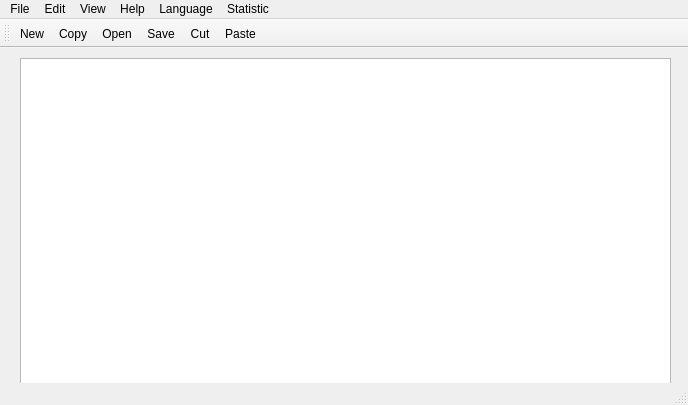
<?xml version="1.0" encoding="UTF-8"?>
<ui version="4.0">
 <class>Notepad</class>
 <widget class="QMainWindow" name="Notepad">
  <property name="geometry">
   <rect>
    <x>0</x>
    <y>0</y>
    <width>688</width>
    <height>405</height>
   </rect>
  </property>
  <property name="windowTitle">
   <string>Notepad</string>
  </property>
  <widget class="QWidget" name="centralWidget">
   <widget class="QTextEdit" name="textEdit">
    <property name="geometry">
     <rect>
      <x>20</x>
      <y>10</y>
      <width>651</width>
      <height>341</height>
     </rect>
    </property>
   </widget>
  </widget>
  <widget class="QMenuBar" name="menuBar">
   <property name="geometry">
    <rect>
     <x>0</x>
     <y>0</y>
     <width>688</width>
     <height>20</height>
    </rect>
   </property>
   <widget class="QMenu" name="menuFile">
    <property name="title">
     <string>File</string>
    </property>
    <addaction name="separator"/>
    <addaction name="actionNew"/>
    <addaction name="actionOpen"/>
    <addaction name="actionPrint"/>
    <addaction name="actionClose"/>
    <addaction name="actionSave"/>
    <addaction name="actionSave_as"/>
    <addaction name="actionSave_as_PDF"/>
    <addaction name="actionExit"/>
   </widget>
   <widget class="QMenu" name="menuEdit">
    <property name="title">
     <string>Edit</string>
    </property>
    <addaction name="separator"/>
    <addaction name="actionCut"/>
    <addaction name="actionPaste"/>
    <addaction name="actionUndo"/>
    <addaction name="actionRedo"/>
    <addaction name="actionCopy"/>
   </widget>
   <widget class="QMenu" name="menuView">
    <property name="title">
     <string>View</string>
    </property>
    <widget class="QMenu" name="menuViews">
     <property name="title">
      <string>Views</string>
     </property>
     <addaction name="actiontoolBar"/>
     <addaction name="actionDocument_Properties"/>
    </widget>
    <addaction name="actionSelect_Font"/>
    <addaction name="menuViews"/>
    <addaction name="actiontoUpperCase"/>
    <addaction name="actiontoLowerCase"/>
    <addaction name="actionword_count"/>
    <addaction name="actionFind"/>
    <addaction name="actionReverse_Text"/>
    <addaction name="actioncapitalize"/>
    <addaction name="actionUnique_Word_count"/>
    <addaction name="separator"/>
   </widget>
   <widget class="QMenu" name="menuHelp">
    <property name="title">
     <string>Help</string>
    </property>
    <addaction name="actionAbout"/>
    <addaction name="actionAbout_Qt"/>
   </widget>
   <widget class="QMenu" name="menuLanguage">
    <property name="title">
     <string>Language</string>
    </property>
   </widget>
   <widget class="QMenu" name="menuStatistic">
    <property name="title">
     <string>Statistic</string>
    </property>
    <addaction name="actionGenerate_Statistical_File"/>
   </widget>
   <addaction name="menuFile"/>
   <addaction name="menuEdit"/>
   <addaction name="menuView"/>
   <addaction name="menuHelp"/>
   <addaction name="menuLanguage"/>
   <addaction name="menuStatistic"/>
  </widget>
  <widget class="QToolBar" name="mainToolBar">
   <attribute name="toolBarArea">
    <enum>TopToolBarArea</enum>
   </attribute>
   <attribute name="toolBarBreak">
    <bool>false</bool>
   </attribute>
   <addaction name="actionNew"/>
   <addaction name="actionCopy"/>
   <addaction name="actionOpen"/>
   <addaction name="actionSave"/>
   <addaction name="actionCut"/>
   <addaction name="actionPaste"/>
  </widget>
  <widget class="QStatusBar" name="statusBar"/>
  <action name="actionNew">
   <property name="icon">
    <iconset resource="resource.qrc">
     <normaloff>:/rsc/images/new.png</normaloff>:/rsc/images/new.png</iconset>
   </property>
   <property name="text">
    <string>New</string>
   </property>
   <property name="toolTip">
    <string>New File</string>
   </property>
   <property name="shortcut">
    <string>Ctrl+N</string>
   </property>
  </action>
  <action name="actionOpen">
   <property name="icon">
    <iconset resource="resource.qrc">
     <normaloff>:/rsc/images/open.png</normaloff>:/rsc/images/open.png</iconset>
   </property>
   <property name="text">
    <string>Open</string>
   </property>
  </action>
  <action name="actionSave">
   <property name="icon">
    <iconset resource="resource.qrc">
     <normaloff>:/rsc/images/save.png</normaloff>:/rsc/images/save.png</iconset>
   </property>
   <property name="text">
    <string>Save</string>
   </property>
  </action>
  <action name="actionSave_as">
   <property name="text">
    <string>Save as</string>
   </property>
  </action>
  <action name="actionExit">
   <property name="text">
    <string>Exit</string>
   </property>
   <property name="iconText">
    <string>Exit</string>
   </property>
  </action>
  <action name="actionClose">
   <property name="text">
    <string>Close</string>
   </property>
  </action>
  <action name="actionCut">
   <property name="icon">
    <iconset resource="resource.qrc">
     <normaloff>:/rsc/images/cut.png</normaloff>:/rsc/images/cut.png</iconset>
   </property>
   <property name="text">
    <string>Cut</string>
   </property>
  </action>
  <action name="actionPaste">
   <property name="icon">
    <iconset resource="resource.qrc">
     <normaloff>:/rsc/images/paste.png</normaloff>:/rsc/images/paste.png</iconset>
   </property>
   <property name="text">
    <string>Paste</string>
   </property>
  </action>
  <action name="actionUndo">
   <property name="text">
    <string>Undo</string>
   </property>
  </action>
  <action name="actionRedo">
   <property name="text">
    <string>Redo</string>
   </property>
  </action>
  <action name="actionSelect_Font">
   <property name="text">
    <string>Select Font</string>
   </property>
  </action>
  <action name="actionAbout">
   <property name="text">
    <string>About</string>
   </property>
  </action>
  <action name="actionCopy">
   <property name="icon">
    <iconset resource="resource.qrc">
     <normaloff>:/rsc/images/copy.png</normaloff>:/rsc/images/copy.png</iconset>
   </property>
   <property name="text">
    <string>Copy</string>
   </property>
  </action>
  <action name="actionPrint">
   <property name="text">
    <string>Print</string>
   </property>
  </action>
  <action name="actiontoolBar">
   <property name="checkable">
    <bool>true</bool>
   </property>
   <property name="text">
    <string>automaticallyHidetoolBar</string>
   </property>
  </action>
  <action name="actiontoUpperCase">
   <property name="text">
    <string>toUpperCase</string>
   </property>
  </action>
  <action name="actiontoLowerCase">
   <property name="text">
    <string>toLowerCase</string>
   </property>
  </action>
  <action name="actionword_count">
   <property name="text">
    <string>word count</string>
   </property>
  </action>
  <action name="actionAbout_Qt">
   <property name="text">
    <string>About Qt</string>
   </property>
  </action>
  <action name="actionFind">
   <property name="text">
    <string>Find</string>
   </property>
  </action>
  <action name="actionReverse_Text">
   <property name="text">
    <string>Reverse Text</string>
   </property>
  </action>
  <action name="actioncapitalize">
   <property name="text">
    <string>capitalize</string>
   </property>
  </action>
  <action name="actionUnique_Word_count">
   <property name="text">
    <string>Unique Word count</string>
   </property>
  </action>
  <action name="actionSave_as_PDF">
   <property name="text">
    <string>Save as PDF</string>
   </property>
  </action>
  <action name="actionDocument_Properties">
   <property name="text">
    <string>Document Properties</string>
   </property>
  </action>
  <action name="actionGenerate_Statistical_File">
   <property name="text">
    <string>Generate Statistical File</string>
   </property>
  </action>
 </widget>
 <layoutdefault spacing="6" margin="11"/>
 <resources>
  <include location="resource.qrc"/>
 </resources>
 <connections/>
</ui>
